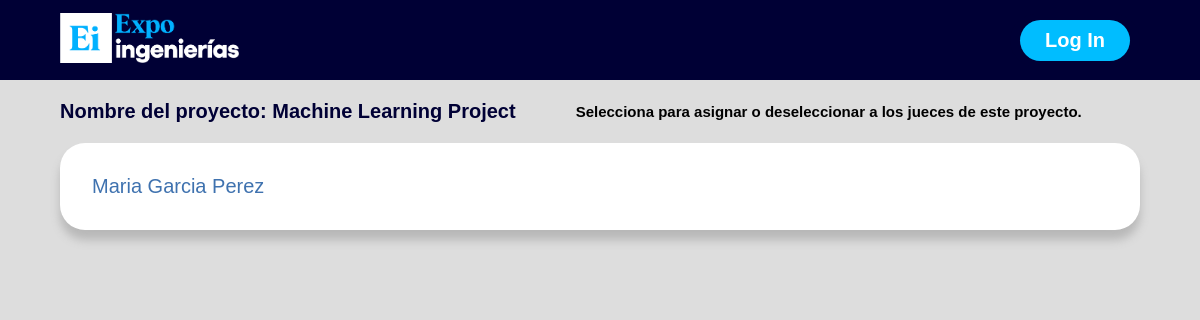
Page /ver_jueces.php?id_proyecto=1&nombre=Machine Learning Project on the committed database.
### tables this page shows
CREATE TABLE r_jueces(
	id_juez INT NOT NULL AUTO_INCREMENT PRIMARY KEY,
	nombre VARCHAR(30),
	apellidoP VARCHAR(30),
   apellidoM VARCHAR(30),
	id_edicion INT,
   id_usuario INT,
	FOREIGN KEY (id_edicion)
	REFERENCES r_ediciones(id_edicion)
	ON DELETE RESTRICT
   ON UPDATE CASCADE,
   FOREIGN KEY (id_usuario)
	REFERENCES r_usuarios(id_usuario)
	ON DELETE CASCADE
   ON UPDATE CASCADE
);

### ver_jueces.php (the view, shortened to what this page needs)
<!DOCTYPE html>
<html lang="en">
  <head>
    <link rel="stylesheet" href="CSS/style.css" />
  </head>
  <body>
    <header class="header">
      <div class="logo">
        <a href="informativa_presentacion.html">
          <img src="IMG/logo-expo.png" alt="Logo de la pagina" />
        </a>
      </div>
      <a href="#" class="btn"><button>Log In</button></a>
    </header>
    <?php
        $nombre = $_GET['nombre'];
        echo '<div id="instrucciones-editar-usuario">';
            echo '<h1 class="label">Nombre del proyecto: '.$nombre.'</h1>';
            echo '<h5 id="texto-instruciones">';
            echo 'Selecciona para asignar o deseleccionar a los jueces de este proyecto.';
            echo '</h5>';
        echo '</div>';
    ?>
    <div class="container">
    <table class="general">
<?php
    if(isset($_GET['id_proyecto'])) {
        $id_proyecto = $_GET['id_proyecto'];
        $pdo = Database::connect();
        $sql = "SELECT r_jueces.nombre, r_jueces.apellidoP ,r_jueces.apellidoM, r_proyectos.id_proyecto
        FROM r_jueces
        LEFT JOIN r_calificaciones ON r_calificaciones.id_juez = r_jueces.id_juez
        LEFT JOIN r_proyectos ON r_proyectos.id_proyecto = r_calificaciones.id_proyecto
        WHERE r_proyectos.id_proyecto = ?";
        $stmt = $pdo->prepare($sql);
        $stmt->execute([$id_proyecto]);
        $proyectos = $stmt->fetchAll(PDO::FETCH_ASSOC);
        foreach ($proyectos as $row) {
            echo '<tr>';
                echo '<td><a class="link-edicion">'.$row['nombre'].' '.$row['apellidoP'].' '.$row['apellidoM'].'</a></td>';
            echo '</tr>';
        }
    }
    exit();
?>

### CSS/style.css (style rules this page uses)
:root { --background: #f5f5f5; --main: #112d4e; --wordaccent1: #3f72af; --wordaccentbg1: #dbe2ef; --wordaccent2: #1687a7; --backgroundR: #dddddd; --mainR: #000035; --wordaccent1R: #00bdff; --wordaccentbg1R: white; --wordaccent2R: #00a2dd; }
* { box-sizing: border-box; margin: 0; padding: 0; font-family: "Gellix", sans-serif; font-size: 20px; }
.general tr { display: flex; justify-content: space-between; border: solid; border-color: var(--backgroundR); border-width: 1px 0; }
.general tr:first-child { border-top: none; }
.general tr:last-child { border-bottom: none; }
.general td { padding: 10px; }
body { background-color: var(--backgroundR); }
h1 { color: var(--mainR); }
.header { background-color: var(--mainR); display: flex; justify-content: space-between; align-items: center; height: 80px; padding: 5px 5%; font-family: "Oswald", sans-serif; font-size: 40px; }
.header .logo { cursor: pointer; }
.header .logo img { height: 50px; width: auto; transition: all 0.3s; }
.header .btn button { font-weight: 700; color: var(--wordaccentbg1R); padding: 9px 25px; background: var(--wordaccent1R); border: none; border-radius: 50px; cursor: pointer; transition: all 0.3s ease 0s; }
.container { display: grid; background: #ffffff; margin-top: 20px; margin-left: 5%; margin-right: 5%; margin-bottom: 20px; border-radius: 25px; padding: 20px; box-shadow: 0px 10px 10px #b8b8b8; }
.label { margin-top: 20px; margin-left: 5%; margin-right: 5%; }
.link-edicion { color: var(--wordaccent1); text-decoration: none; cursor: default; }
.btn { color: var(--wordaccentbg1R); padding: 6px 10px; background: var(--mainR); border: none; border-radius: 30px; cursor: pointer; transition: all 0.3s ease 0s; text-decoration: none; }
#instrucciones-editar-usuario { display: flex; }
#texto-instruciones { font-size: 15px; padding-top: 23.4px; }

### rows in the picture
r_jueces: nombre "Maria", apellidoP "Garcia", apellidoM "Perez"

### other values in the picture
$nombre "Machine Learning Project"
